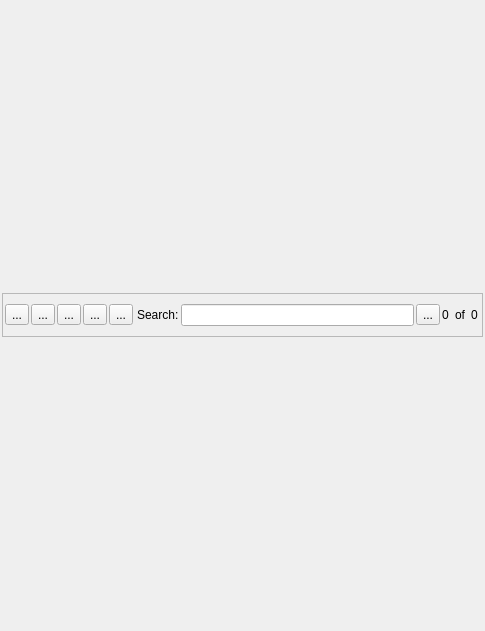
<?xml version="1.0" encoding="UTF-8"?>
<ui version="4.0">
 <class>ProdWdg</class>
 <widget class="QWidget" name="ProdWdg">
  <property name="geometry">
   <rect>
    <x>0</x>
    <y>0</y>
    <width>485</width>
    <height>631</height>
   </rect>
  </property>
  <property name="windowTitle">
   <string/>
  </property>
  <layout class="QVBoxLayout" name="verticalLayout">
   <property name="spacing">
    <number>2</number>
   </property>
   <property name="leftMargin">
    <number>2</number>
   </property>
   <property name="topMargin">
    <number>2</number>
   </property>
   <property name="rightMargin">
    <number>2</number>
   </property>
   <property name="bottomMargin">
    <number>2</number>
   </property>
   <item>
    <widget class="QFrame" name="frame">
     <property name="maximumSize">
      <size>
       <width>16777215</width>
       <height>44</height>
      </size>
     </property>
     <property name="frameShape">
      <enum>QFrame::StyledPanel</enum>
     </property>
     <property name="frameShadow">
      <enum>QFrame::Raised</enum>
     </property>
     <layout class="QHBoxLayout" name="horizontalLayout">
      <property name="spacing">
       <number>2</number>
      </property>
      <property name="leftMargin">
       <number>2</number>
      </property>
      <property name="topMargin">
       <number>2</number>
      </property>
      <property name="rightMargin">
       <number>2</number>
      </property>
      <property name="bottomMargin">
       <number>2</number>
      </property>
      <item>
       <widget class="QToolButton" name="tbAdd">
        <property name="toolTip">
         <string>Add product (dish)</string>
        </property>
        <property name="text">
         <string>...</string>
        </property>
        <property name="icon">
         <iconset resource="foodcl.qrc">
          <normaloff>:/resources/plus.png</normaloff>:/resources/plus.png</iconset>
        </property>
        <property name="iconSize">
         <size>
          <width>32</width>
          <height>32</height>
         </size>
        </property>
       </widget>
      </item>
      <item>
       <widget class="QToolButton" name="tbAddGroup">
        <property name="toolTip">
         <string>Add product group</string>
        </property>
        <property name="text">
         <string>...</string>
        </property>
        <property name="icon">
         <iconset resource="foodcl.qrc">
          <normaloff>:/resources/addgrp.png</normaloff>:/resources/addgrp.png</iconset>
        </property>
        <property name="iconSize">
         <size>
          <width>32</width>
          <height>32</height>
         </size>
        </property>
       </widget>
      </item>
      <item>
       <widget class="QToolButton" name="tbDel">
        <property name="toolTip">
         <string>Delete product or group</string>
        </property>
        <property name="text">
         <string>...</string>
        </property>
        <property name="icon">
         <iconset resource="foodcl.qrc">
          <normaloff>:/resources/minus.png</normaloff>:/resources/minus.png</iconset>
        </property>
        <property name="iconSize">
         <size>
          <width>32</width>
          <height>32</height>
         </size>
        </property>
       </widget>
      </item>
      <item>
       <widget class="QToolButton" name="tbEdit">
        <property name="toolTip">
         <string>Edit product or group</string>
        </property>
        <property name="text">
         <string>...</string>
        </property>
        <property name="icon">
         <iconset resource="foodcl.qrc">
          <normaloff>:/resources/pen.png</normaloff>:/resources/pen.png</iconset>
        </property>
        <property name="iconSize">
         <size>
          <width>32</width>
          <height>32</height>
         </size>
        </property>
       </widget>
      </item>
      <item>
       <widget class="QToolButton" name="tbMove">
        <property name="toolTip">
         <string>Moving to another group</string>
        </property>
        <property name="text">
         <string>...</string>
        </property>
        <property name="icon">
         <iconset resource="foodcl.qrc">
          <normaloff>:/resources/prmove.png</normaloff>:/resources/prmove.png</iconset>
        </property>
        <property name="iconSize">
         <size>
          <width>32</width>
          <height>32</height>
         </size>
        </property>
       </widget>
      </item>
      <item>
       <widget class="QWidget" name="wdgFind" native="true">
        <property name="minimumSize">
         <size>
          <width>80</width>
          <height>0</height>
         </size>
        </property>
        <layout class="QHBoxLayout" name="horizontalLayout_2">
         <property name="spacing">
          <number>2</number>
         </property>
         <property name="leftMargin">
          <number>2</number>
         </property>
         <property name="topMargin">
          <number>2</number>
         </property>
         <property name="rightMargin">
          <number>2</number>
         </property>
         <property name="bottomMargin">
          <number>2</number>
         </property>
         <item>
          <widget class="QLabel" name="lbFind">
           <property name="text">
            <string>Search:</string>
           </property>
           <property name="margin">
            <number>6</number>
           </property>
          </widget>
         </item>
         <item>
          <widget class="QLineEdit" name="leFind"/>
         </item>
         <item>
          <widget class="QToolButton" name="tbNextFind">
           <property name="toolTip">
            <string>Go to the next found product (dish)</string>
           </property>
           <property name="text">
            <string>...</string>
           </property>
           <property name="icon">
            <iconset resource="foodcl.qrc">
             <normaloff>:/resources/next.png</normaloff>:/resources/next.png</iconset>
           </property>
           <property name="iconSize">
            <size>
             <width>32</width>
             <height>32</height>
            </size>
           </property>
          </widget>
         </item>
         <item>
          <widget class="QLabel" name="lbVar">
           <property name="toolTip">
            <string>Found number</string>
           </property>
           <property name="text">
            <string>0</string>
           </property>
          </widget>
         </item>
         <item>
          <widget class="QLabel" name="label">
           <property name="minimumSize">
            <size>
             <width>18</width>
             <height>0</height>
            </size>
           </property>
           <property name="text">
            <string>of</string>
           </property>
           <property name="alignment">
            <set>Qt::AlignCenter</set>
           </property>
          </widget>
         </item>
         <item>
          <widget class="QLabel" name="lbVarCount">
           <property name="toolTip">
            <string>Total found</string>
           </property>
           <property name="text">
            <string>0</string>
           </property>
          </widget>
         </item>
        </layout>
       </widget>
      </item>
     </layout>
    </widget>
   </item>
  </layout>
 </widget>
 <resources>
  <include location="foodcl.qrc"/>
 </resources>
 <connections/>
</ui>
